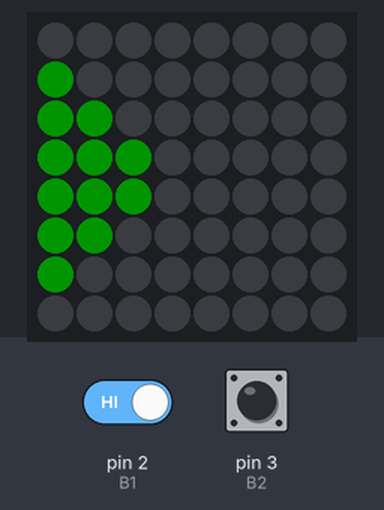
Bench run of a sketch on a simulated Arduino Uno, built with avr-gcc and run on an emulated ATmega328P. On the bench: 8×8 RGB LED matrix (first LED top left, wired row by row). Inputs (shaded band) come from the test bench; at power-on: pin 2 (B1) HIGH, pin 3 (B2) HIGH. Dim RGB values are drawn brighter than linear; random numbers use the default seed unless the sketch sets one.

Above: at 3.3 s.
At 5.0 s:
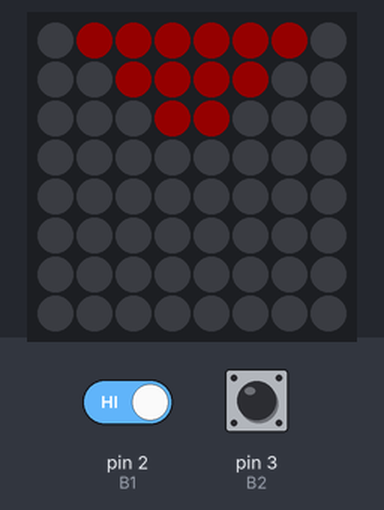
5.7 s: pin 2 (B1) driven LOW
At 10.1 s:
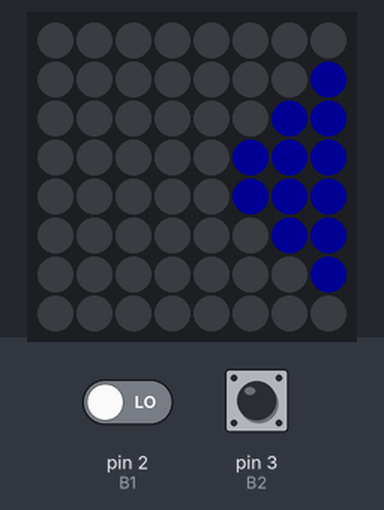
10.4 s: pin 2 (B1) driven HIGH
At 20.3 s:
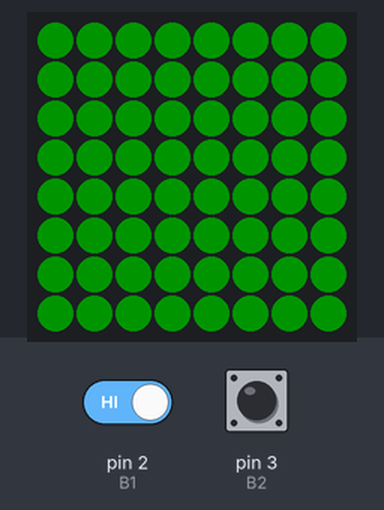
Timing chart, 0 to 21.1 s (numbered marks = the images above; inputs shaded):
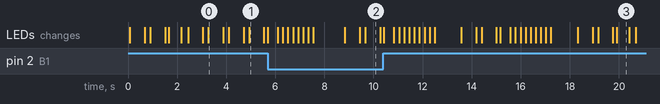

Measured:
- what the display in image 0 shows lasts 0.6 s, from 3.3 s to 3.9 s
- what the display in image 3 shows lasts 0.5 s, from 19.9 s to 20.4 s

The sketch:

SIMON_FINAL2.ino
```cpp
#include <Adafruit_GFX.h>
#include <Adafruit_NeoMatrix.h>
#include <Adafruit_NeoPixel.h>
#ifndef PSTR
#define PSTR
#endif
#define PIN 12 // pin of the matrix led

// Button mapping
#define B1 2
#define B2 3
#define B3 4
#define B4 5

Adafruit_NeoMatrix matrix = Adafruit_NeoMatrix(8, 8, PIN, NEO_MATRIX_BOTTOM + NEO_MATRIX_RIGHT + NEO_MATRIX_ROWS + NEO_MATRIX_PROGRESSIVE, NEO_GRB + NEO_KHZ800);

#define RED matrix.Color(255, 0, 0)
#define YELLOW matrix.Color(255, 255, 0)
#define BLUE matrix.Color(0, 0, 255)
#define GREEN matrix.Color(0, 255, 0)

#define UP 0
#define RIGHT 1
#define DOWN 2
#define LEFT 3

// Global variables
/*
   0 1 1 1 1 1 1 0 -> 111111
   1 0 1 1 1 1 0 1 ->  1111  1            1
   1 1 0 1 1 0 1 1 ->   11   11          11
   1 1 1 0 0 1 1 1 ->        111        111
   1 1 1 0 0 1 1 1 ->        111        111
   1 1 0 1 1 0 1 1 ->        11    11    11
   1 0 1 1 1 1 0 1 ->        1    1111    1
   0 1 1 1 1 1 1 0 ->            111111
*/
int buttons[4][8][8] = {
  {
    {0, 0, 0, 0, 0, 0, 0, 0},
    {1, 0, 0, 0, 0, 0, 0, 0},
    {1, 1, 0, 0, 0, 0, 0, 0},
    {1, 1, 1, 0, 0, 0, 0, 0},
    {1, 1, 1, 0, 0, 0, 0, 0},
    {1, 1, 0, 0, 0, 0, 0, 0},
    {1, 0, 0, 0, 0, 0, 0, 0},
    {0, 0, 0, 0, 0, 0, 0, 0}
  },
  {
    {0, 0, 0, 0, 0, 0, 0, 0},
    {0, 0, 0, 0, 0, 0, 0, 0},
    {0, 0, 0, 0, 0, 0, 0, 0},
    {0, 0, 0, 0, 0, 0, 0, 0},
    {0, 0, 0, 0, 0, 0, 0, 0},
    {0, 0, 0, 1, 1, 0, 0, 0},
    {0, 0, 1, 1, 1, 1, 0, 0},
    {0, 1, 1, 1, 1, 1, 1, 0}
  },
  {
    {0, 0, 0, 0, 0, 0, 0, 0},
    {0, 0, 0, 0, 0, 0, 0, 1},
    {0, 0, 0, 0, 0, 0, 1, 1},
    {0, 0, 0, 0, 0, 1, 1, 1},
    {0, 0, 0, 0, 0, 1, 1, 1},
    {0, 0, 0, 0, 0, 0, 1, 1},
    {0, 0, 0, 0, 0, 0, 0, 1},
    {0, 0, 0, 0, 0, 0, 0, 0}
  },
  {
    {0, 1, 1, 1, 1, 1, 1, 0},
    {0, 0, 1, 1, 1, 1, 0, 0},
    {0, 0, 0, 1, 1, 0, 0, 0},
    {0, 0, 0, 0, 0, 0, 0, 0},
    {0, 0, 0, 0, 0, 0, 0, 0},
    {0, 0, 0, 0, 0, 0, 0, 0},
    {0, 0, 0, 0, 0, 0, 0, 0},
    {0, 0, 0, 0, 0, 0, 0, 0}
  }
};

int sequence[50] = {0};
int points = 0;

void setup() {
  // put your setup code here, to run once:
  Serial.begin(115200);

  matrix.begin();

  matrix.setBrightness(20);

  matrix.show();

  pinMode(B1, INPUT_PULLUP);
  pinMode(B2, INPUT_PULLUP);
  pinMode(B3, INPUT_PULLUP);
  pinMode(B4, INPUT_PULLUP);

  randomSeed(analogRead(A0));
}

uint16_t chooseColor(uint16_t direction) {
  switch (direction) {
    case UP:
      return RED;
    case RIGHT:
      return BLUE;
    case DOWN:
      return YELLOW;
    default:
      return GREEN;
  }
}

void printButton(int dir) {
  for (int x = 0; x < 8; x++) {
    for (int y = 0; y < 8; y++) {
      buttons[dir][x][y] == 1 ? matrix.drawPixel(x, y, chooseColor(dir)) : matrix.drawPixel(x, y, 0);
    }
  }

  matrix.show();
  delay(600);
  matrix.clear();
  matrix.show();
  delay(150);
}

int nextRound() {
  int nextColor = random(0, 4);
  sequence[points] = nextColor;

  // Print the whole sequence
  for (int i = 0; i <= points; i++) {
    printButton(sequence[i]);
  }
  return nextColor;
}

void printNumber(int number) {
  for (int i = 4; i > -10; i--) {
    matrix.setCursor(i, 1);

    matrix.print(number);

    matrix.show();
    matrix.clear();

    delay(200);
  }
}

int waitForButton() {
  while (true) { // While button not pressed
    if (digitalRead(B1) == HIGH) {
      return UP;
    } else if (digitalRead(B2) == HIGH) {
      return RIGHT;
    } else if (digitalRead(B3) == HIGH) {
      return DOWN;
    } else if (digitalRead(B4) == HIGH) {
      return LEFT;
    }
  }
}

void loop() {
  // put your main code here, to run repeatedly:
  int nextColor = nextRound();

  for (int i = 0; i <= points; i++) {
    int pressedButton = waitForButton();
    printButton(pressedButton);
    // printNumber(i);
    // printNumber(pressedButton);
    // printNumber(sequence[i]);

    if (pressedButton != sequence[i]) {
      // Red screen
      matrix.fillScreen(RED);
      matrix.show();
      delay(200);
      // Print total points before reset
      printNumber(points);
      points = 0;
      return;
    }
  }

  points++;

  matrix.fillScreen(GREEN);
  matrix.show();
  delay(500);
  matrix.clear();
  matrix.show();
  delay(200);
}
```
